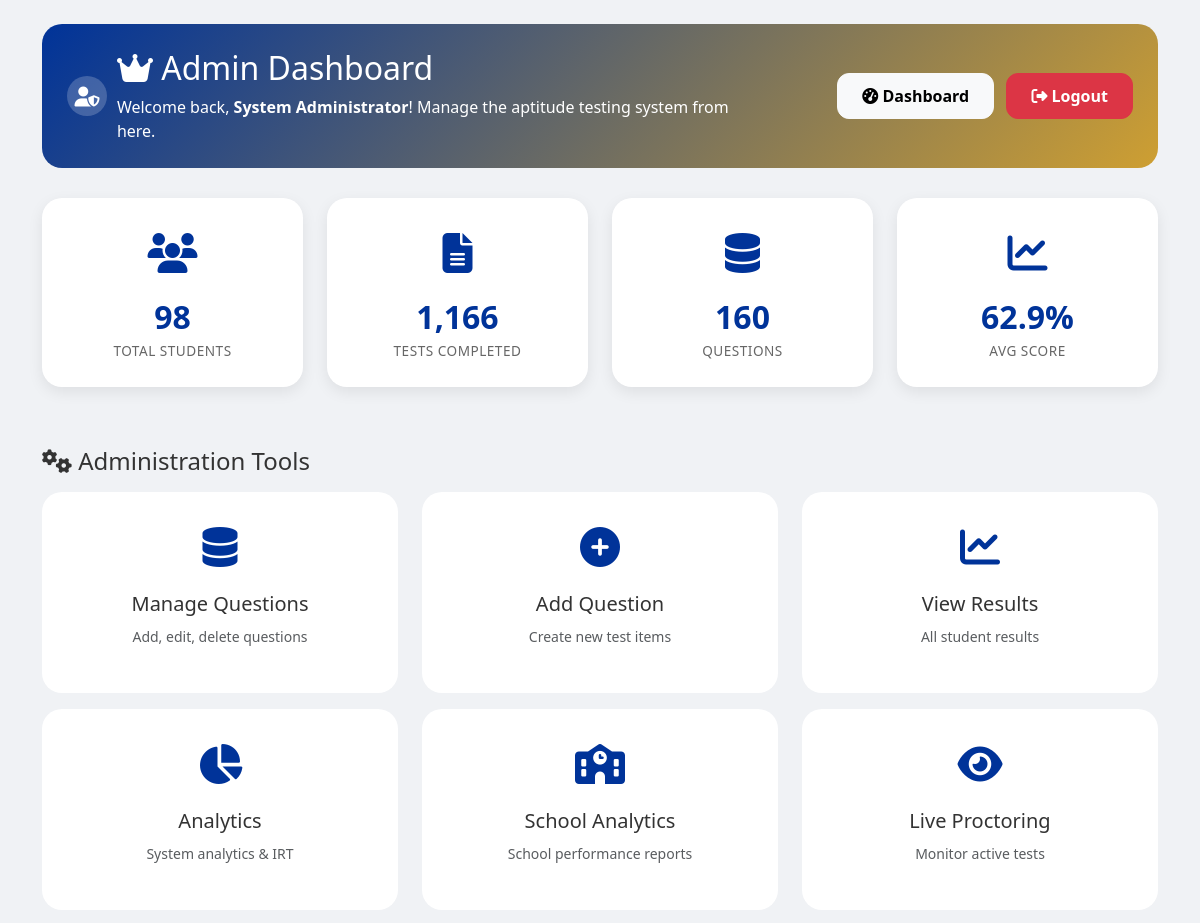
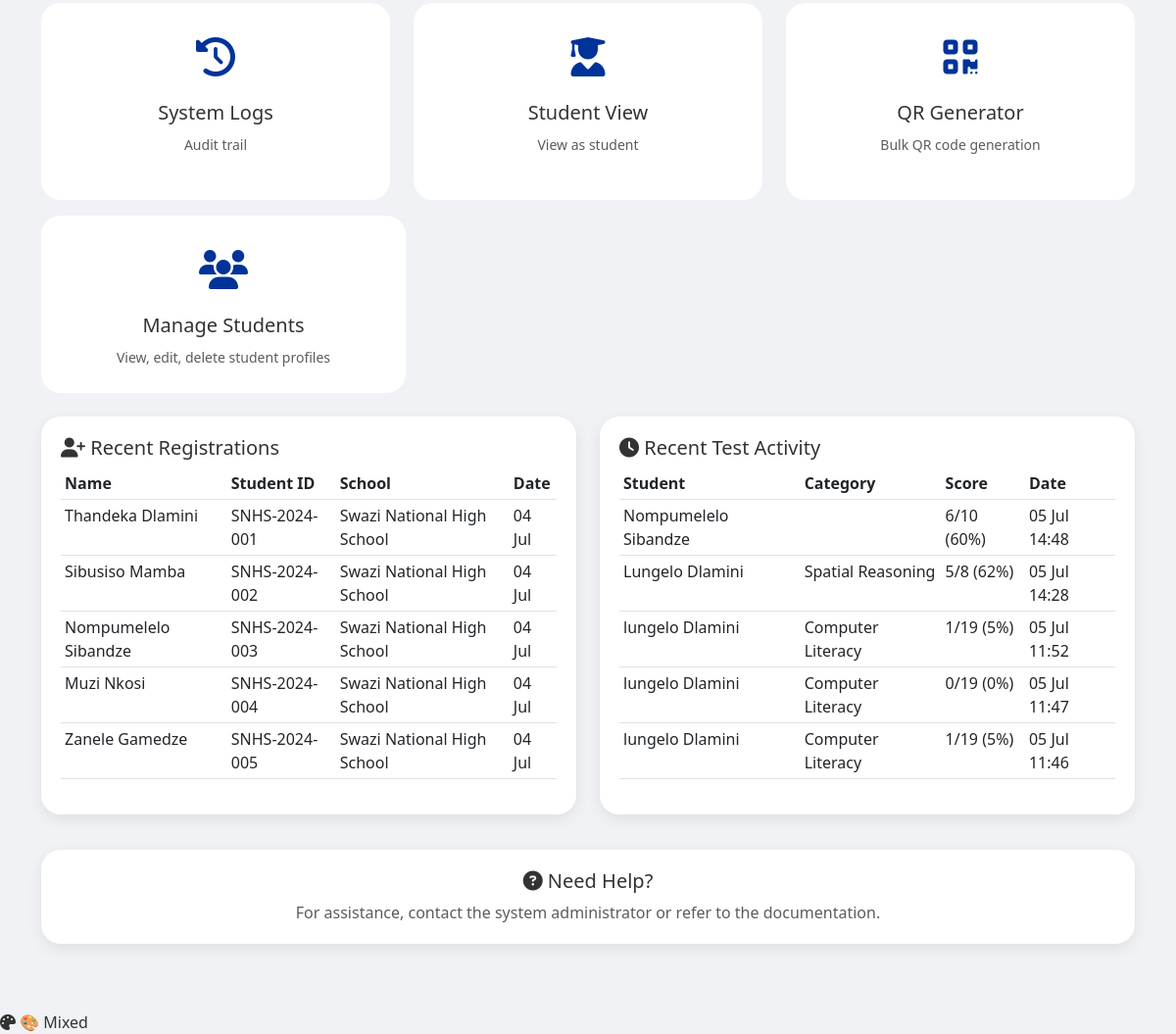
/admin/dashboard.php (signed in), run on the app's committed database (2 pictures, top to bottom).
### tables this page shows
CREATE TABLE `users` (
  `id` int(11) NOT NULL,
  `first_name` varchar(100) NOT NULL,
  `last_name` varchar(100) NOT NULL,
  `student_id` varchar(50) NOT NULL,
  `school` varchar(200) DEFAULT NULL,
  `region` varchar(100) DEFAULT NULL,
  `pobox` varchar(50) DEFAULT NULL,
  `year` varchar(10) DEFAULT NULL,
  `email` varchar(100) NOT NULL,
  `password` varchar(255) NOT NULL,
  `role` enum('admin','user') DEFAULT 'user',
  `last_login` datetime DEFAULT NULL,
  `created_at` timestamp NOT NULL DEFAULT current_timestamp()
);

CREATE TABLE `results` (
  `id` int(11) NOT NULL,
  `user_id` int(11) NOT NULL,
  `test_id` int(11) DEFAULT NULL,
  `category` varchar(100) DEFAULT NULL,
  `topic` varchar(200) DEFAULT NULL,
  `score` int(11) DEFAULT 0,
  `total` int(11) DEFAULT 0,
  `percentage` decimal(5,2) DEFAULT NULL,
  `scaled_score` decimal(5,2) DEFAULT NULL,
  `percentile_rank` int(11) DEFAULT NULL,
  `grade` char(1) DEFAULT NULL,
  `ability_estimate` decimal(5,2) DEFAULT NULL,
  `date` timestamp NOT NULL DEFAULT current_timestamp()
);

### admin/dashboard.php (the view, shortened to what this page needs)
<?php include '../config/db.php'; ?>
<?php
$total_users = $conn->query("SELECT COUNT(*) as c FROM users WHERE role='user'")->fetch_assoc()['c'];
$total_tests = $conn->query("SELECT COUNT(*) as c FROM results")->fetch_assoc()['c'];
$total_questions = $conn->query("SELECT COUNT(*) as c FROM questions")->fetch_assoc()['c'];
$avg_score = $conn->query("SELECT AVG(percentage) as a FROM results")->fetch_assoc()['a'];
$recent_users = $conn->query("SELECT * FROM users WHERE role='user' ORDER BY created_at DESC LIMIT 5");
$recent_tests = $conn->query("SELECT r.*, u.first_name, u.last_name FROM results r JOIN users u ON r.user_id = u.id ORDER BY r.date DESC LIMIT 5");
?>
<!DOCTYPE html>
<html lang="en">
<head>
    <link href="https://cdn.jsdelivr.net/npm/bootstrap@5.3.0/dist/css/bootstrap.min.css" rel="stylesheet">
    <link rel="stylesheet" href="https://cdnjs.cloudflare.com/ajax/libs/font-awesome/6.4.0/css/all.min.css">
    <link rel="stylesheet" href="../assets/css/style.css">
    <link rel="stylesheet" href="../assets/css/theme.css">
</head>
<body data-theme="mixed">
    <div class="container mt-4">
        <div class="welcome-admin animate-fade-up">
            <div class="row align-items-center">
                <div class="col-md-8">
                    <div class="d-flex align-items-center">
                        <div class="admin-avatar">
                            <i class="fas fa-user-shield fa-lg"></i>
                        </div>
                        <div>
                            <h2 class="mb-0">
                                <i class="fas fa-crown"></i> Admin Dashboard
                            </h2>
                            <p class="mb-0 mt-2">
                                Welcome back, <strong><?= htmlspecialchars($_SESSION['user_name'] ?? 'Administrator') ?></strong>!
                                Manage the aptitude testing system from here.
                            </p>
                        </div>
                    </div>
                </div>
                <div class="col-md-4 text-end">
                    <a href="../admin/dashboard.php" class="btn btn-light btn-custom me-2">
                        <i class="fas fa-tachometer-alt"></i> Dashboard
                    </a>
                    <a href="../auth/logout.php" class="btn btn-danger btn-custom" onclick="return confirm('Are you sure you want to logout?')">
                        <i class="fas fa-sign-out-alt"></i> Logout
                    </a>
                </div>
            </div>
        </div>
        <div class="row mb-4 stagger-children">
            <div class="col-md-3 col-6 mb-3">
                <div class="stat-card" onclick="location.href='view_results.php'">
                    <div class="stat-icon">
                        <i class="fas fa-users"></i>
                    </div>
                    <div class="stat-number"><?= number_format($total_users) ?></div>
                    <div class="stat-label">Total Students</div>
                </div>
            </div>
            <div class="col-md-3 col-6 mb-3">
                <div class="stat-card" onclick="location.href='view_results.php'">
                    <div class="stat-icon">
                        <i class="fas fa-file-alt"></i>
                    </div>
                    <div class="stat-number"><?= number_format($total_tests) ?></div>
                    <div class="stat-label">Tests Completed</div>
                </div>
            </div>
            <div class="col-md-3 col-6 mb-3">
                <div class="stat-card" onclick="location.href='manage_questions.php'">
                    <div class="stat-icon">
                        <i class="fas fa-database"></i>
                    </div>
                    <div class="stat-number"><?= number_format($total_questions) ?></div>
                    <div class="stat-label">Questions</div>
                </div>
            </div>
            <div class="col-md-3 col-6 mb-3">
                <div class="stat-card" onclick="location.href='analytics.php'">
                    <div class="stat-icon">
                        <i class="fas fa-chart-line"></i>
                    </div>
                    <div class="stat-number"><?= round($avg_score, 1) ?>%</div>
                    <div class="stat-label">Avg Score</div>
                </div>
            </div>
        </div>
        <h4 class="mb-3 animate-fade-up" style="animation-delay: 0.2s;">
            <i class="fas fa-cogs"></i> Administration Tools
        </h4>
        <div class="row mt-3 stagger-children">
            <div class="col-md-4 col-6 mb-3">
                <div class="menu-card" onclick="location.href='manage_questions.php'">
                    <div class="menu-icon"><i class="fas fa-database"></i></div>
                    <h5>Manage Questions</h5>
                    <small class="text-muted">Add, edit, delete questions</small>
                </div>
            </div>
            <div class="col-md-4 col-6 mb-3">
                <div class="menu-card" onclick="location.href='add_question.php'">
                    <div class="menu-icon"><i class="fas fa-plus-circle"></i></div>
                    <h5>Add Question</h5>
                    <small class="text-muted">Create new test items</small>
                </div>
            </div>
            <div class="col-md-4 col-6 mb-3">
                <div class="menu-card" onclick="location.href='view_results.php'">
                    <div class="menu-icon"><i class="fas fa-chart-line"></i></div>
                    <h5>View Results</h5>
                    <small class="text-muted">All student results</small>
                </div>
            </div>
            <div class="col-md-4 col-6 mb-3">
                <div class="menu-card" onclick="location.href='analytics.php'">
                    <div class="menu-icon"><i class="fas fa-chart-pie"></i></div>
                    <h5>Analytics</h5>
                    <small class="text-muted">System analytics & IRT</small>
                </div>
            </div>
            <div class="col-md-4 col-6 mb-3">
                <div class="menu-card" onclick="location.href='school_analytics.php'">
                    <div class="menu-icon"><i class="fas fa-school"></i></div>
                    <h5>School Analytics</h5>
                    <small class="text-muted">School performance reports</small>
                </div>
            </div>
            <div class="col-md-4 col-6 mb-3">
                <div class="menu-card" onclick="location.href='proctoring.php'">
                    <div class="menu-icon"><i class="fas fa-eye"></i></div>
                    <h5>Live Proctoring</h5>
                    <small class="text-muted">Monitor active tests</small>
                </div>
            </div>
            <div class="col-md-4 col-6 mb-3">
                <div class="menu-card" onclick="location.href='system_logs.php'">
                    <div class="menu-icon"><i class="fas fa-history"></i></div>
                    <h5>System Logs</h5>
                    <small class="text-muted">Audit trail</small>
                </div>
            </div>
            <div class="col-md-4 col-6 mb-3">
                <div class="menu-card" onclick="location.href='../user/dashboard.php'">
                    <div class="menu-icon"><i class="fas fa-user-graduate"></i></div>
                    <h5>Student View</h5>
                    <small class="text-muted">View as student</small>
                </div>
            </div>
            <div class="col-md-4 col-6 mb-3">
                <div class="menu-card" onclick="location.href='qr_bulk_generator.php'">
                    <div class="menu-icon"><i class="fas fa-qrcode"></i></div>
                    <h5>QR Generator</h5>
                    <small class="text-muted">Bulk QR code generation</small>
                </div>
            </div>
        </div>
        <div class="col-md-4 col-6 mb-3">
    <div class="menu-card" onclick="location.href='manage_students.php'">
        <div class="menu-icon"><i class="fas fa-users"></i></div>
        <h5>Manage Students</h5>
        <small class="text-muted">View, edit, delete student profiles</small>
    </div>
</div>
        <div class="row mt-4">
            <div class="col-md-6">
                <div class="recent-card animate-fade-up" style="animation-delay: 0.3s;">
                    <h5><i class="fas fa-user-plus"></i> Recent Registrations</h5>
                    <div class="table-responsive">
                        <table class="table table-sm table-hover">
                            <thead>
                                <tr><th>Name</th><th>Student ID</th><th>School</th><th>Date</th></tr>
                            </thead>
                            <tbody>
                                <?php while($user = $recent_users->fetch_assoc()): ?>
                                <tr>
                                    <td><?= htmlspecialchars($user['first_name'] . ' ' . $user['last_name']) ?></td>
                                    <td><?= htmlspecialchars($user['student_id']) ?></td>
                                    <td><?= htmlspecialchars($user['school'] ?: '-') ?></td>
                                    <td><?= date('d M', strtotime($user['created_at'])) ?></td>
                                </tr>
                                <?php endwhile; ?>
                            </tbody>
                        </table>
                    </div>
                </div>
            </div>
            <div class="col-md-6">
                <div class="recent-card animate-fade-up" style="animation-delay: 0.4s;">
                    <h5><i class="fas fa-clock"></i> Recent Test Activity</h5>
                    <div class="table-responsive">
                        <table class="table table-sm table-hover">
                            <thead>
                                <tr><th>Student</th><th>Category</th><th>Score</th><th>Date</th></tr>
                            </thead>
                            <tbody>
                                <?php while($test = $recent_tests->fetch_assoc()): ?>
                                <tr>
                                    <td><?= htmlspecialchars($test['first_name'] . ' ' . $test['last_name']) ?></td>
                                    <td><?= htmlspecialchars($test['category']) ?></td>
                                    <td><?= $test['score'] ?>/<?= $test['total'] ?> (<?= round($test['percentage']) ?>%)</td>
                                    <td><?= date('d M H:i', strtotime($test['date'])) ?></td>
                                </tr>
                                <?php endwhile; ?>
                            </tbody>
                        </table>
                    </div>
                </div>
            </div>
        </div>
        <div class="row mt-3 mb-5">
            <div class="col-12 text-center">
                <div class="recent-card">
                    <h5><i class="fas fa-question-circle"></i> Need Help?</h5>
                    <p class="text-muted mb-0">For assistance, contact the system administrator or refer to the documentation.</p>
                </div>
            </div>
        </div>
    </div>
    <div class="theme-switch" onclick="toggleTheme()">
        <i class="fas fa-palette"></i> <span id="themeLabel">Theme</span>
    </div>
</body>
</html>

### assets/css/style.css (style rules this page uses)
:root { --primary: #003399; --primary-dark: #001a66; --secondary: #CE9F32; --success: #28a745; --danger: #dc3545; --warning: #ffc107; --info: #17a2b8; --light: #f8f9fa; --dark: #1a2a3a; }
* { margin: 0; padding: 0; box-sizing: border-box; }
body { font-family: 'Segoe UI', Tahoma, Geneva, Verdana, sans-serif; background: linear-gradient(135deg, #f5f7fa 0%, #e9ecef 100%); min-height: 100vh; }
.btn { border-radius: 12px; padding: 10px 24px; font-weight: 600; transition: all 0.3s ease; }

### assets/css/theme.css (style rules this page uses)
:root { --primary: #003399; --primary-dark: #001a66; --primary-light: #3366cc; --secondary: #CE9F32; --secondary-dark: #b8860b; --accent: #ff6b35; --success: #28a745; --danger: #dc3545; --warning: #ffc107; --info: #17a2b8; --dark: #1a2a3a; --light: #f8f9fa; --gradient-start: #003399; --gradient-end: #001a66; --card-bg: white; --text-primary: #333; --text-secondary: #666; }
[data-theme="mixed"] { --primary: #003399; --primary-dark: #001a66; --primary-light: #3366cc; --secondary: #CE9F32; --secondary-dark: #b8860b; --accent: #e74c3c; --gradient-start: #003399; --gradient-end: #CE9F32; }
body { background: linear-gradient(135deg, var(--gradient-start), var(--gradient-end)); color: var(--text-primary); transition: all 0.3s ease; }
.card, .stat-card, .menu-card, .question-card, .timer-card, .recommendation-card { background: var(--card-bg); transition: all 0.3s ease; }
.stagger-children > * { opacity: 0; animation: slideInUp 0.5s ease forwards; }
.stagger-children > *:nth-child(1) { animation-delay: 0.1s; }
.stagger-children > *:nth-child(2) { animation-delay: 0.2s; }
.stagger-children > *:nth-child(3) { animation-delay: 0.3s; }
.stagger-children > *:nth-child(4) { animation-delay: 0.4s; }
.stagger-children > *:nth-child(5) { animation-delay: 0.5s; }
.stagger-children > *:nth-child(6) { animation-delay: 0.6s; }

### admin/dashboard.php (style rules this page uses)
body { background: #f0f2f5; font-family: 'Segoe UI', Tahoma, Geneva, Verdana, sans-serif; }
.stat-card { background: var(--card-bg, white); border-radius: 20px; padding: 25px; text-align: center; transition: all 0.3s; box-shadow: 0 5px 15px rgba(0,0,0,0.08); margin-bottom: 20px; cursor: pointer; }
.stat-icon { font-size: 2.5rem; margin-bottom: 10px; color: var(--primary, #003399); }
.stat-number { font-size: 2rem; font-weight: bold; color: var(--primary, #003399); }
.stat-label { font-size: 0.85rem; color: var(--text-secondary, #666); text-transform: uppercase; letter-spacing: 0.5px; }
.menu-card { background: var(--card-bg, white); border-radius: 20px; padding: 25px; text-align: center; transition: all 0.3s; cursor: pointer; margin-bottom: 20px; height: 100%; }
.menu-icon { font-size: 2.5rem; margin-bottom: 15px; color: var(--primary, #003399); }
.welcome-admin { background: linear-gradient(135deg, var(--primary, #003399), var(--secondary, #CE9F32)); border-radius: 20px; padding: 25px; color: white; margin-bottom: 30px; }
.recent-card { background: var(--card-bg, white); border-radius: 20px; padding: 20px; margin-bottom: 20px; box-shadow: 0 5px 15px rgba(0,0,0,0.08); }
.btn-custom { border-radius: 12px; padding: 10px 24px; font-weight: 600; transition: all 0.3s; }
.admin-avatar { width: 40px; height: 40px; border-radius: 50%; background: rgba(255,255,255,0.2); display: inline-flex; align-items: center; justify-content: center; margin-right: 10px; }
.animate-fade-up { animation: fadeInUp 0.5s ease forwards; }

### data on the page
users: first_name+last_name "Thandeka Dlamini", student "SNHS-2024-001", school "Swazi National High School", created_at "04 Jul"
users: first_name+last_name "Sibusiso Mamba", student "SNHS-2024-002", school "Swazi National High School", created_at "04 Jul"
users: first_name+last_name "Nompumelelo Sibandze", student "SNHS-2024-003", school "Swazi National High School", created_at "04 Jul"
users: first_name+last_name "Muzi Nkosi", student "SNHS-2024-004", school "Swazi National High School", created_at "04 Jul"
users: first_name+last_name "Zanele Gamedze", student "SNHS-2024-005", school "Swazi National High School", created_at "04 Jul"
results: user.last_name "Nompumelelo Sibandze", score "6", total "10", percentage "60", date "05 Jul 14:48"
results: user.last_name "Lungelo Dlamini", category "Spatial Reasoning", score "5", total "8", percentage "62", date "05 Jul 14:28"
results: user.last_name "lungelo Dlamini", category "Computer Literacy", score "1", total "19", percentage "5", date "05 Jul 11:52"
results: user.last_name "lungelo Dlamini", category "Computer Literacy", score "0", total "19", percentage "0", date "05 Jul 11:47"
results: user.last_name "lungelo Dlamini", category "Computer Literacy", score "1", total "19", percentage "5", date "05 Jul 11:46"

### other printed values
$_SESSION['user_name'] "System Administrator"
$total_users "98"
$total_tests "1,166"
$total_questions "160"
$avg_score "62.9"
